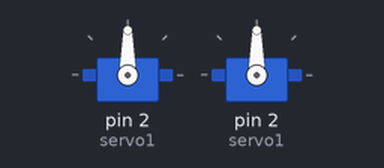
This sketch was run on a simulated Arduino Uno, built with avr-gcc and run on an emulated ATmega328P. Shown: 2 × servo.

Above: at 2.05 s.
At 6.0 s:
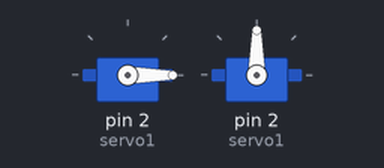
Timing chart, 0 to 6.6 s (numbered marks = the images above):
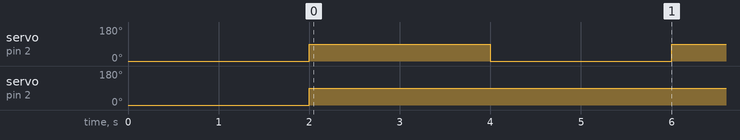

The sketch:

main.ino.ino
```cpp
#include <Servo.h>

Servo servo1;
Servo servo2;

void setup() {
  // put your setup code here, to run once:
  servo1.attach(2);
  servo1.write(0);

  servo2.attach(2);
  servo2.write(0);

  delay(2000);


}

void loop() {
  // put your main code here, to run repeatedly:
    servo1.write(90);
        servo2.write(90);
  delay(2000);
  servo1.write(0);
    servo1.write(0);
  delay(2000);


}
```

Measured:
- by itself, servo on pin 2 (servo1): alternates 90° for 2.0 s and 0° for 2.0 s
- by itself, servo on pin 2 (servo1): 0° → 90° at 2.0 s
